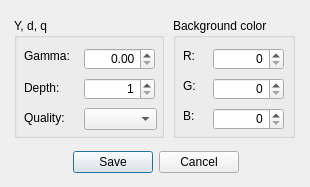
<?xml version="1.0" encoding="UTF-8"?>
<ui version="4.0">
 <class>Parameters</class>
 <widget class="QDialog" name="Parameters">
  <property name="geometry">
   <rect>
    <x>0</x>
    <y>0</y>
    <width>310</width>
    <height>187</height>
   </rect>
  </property>
  <property name="windowTitle">
   <string>Set parameters</string>
  </property>
  <widget class="QWidget" name="content" native="true">
   <property name="geometry">
    <rect>
     <x>0</x>
     <y>0</y>
     <width>311</width>
     <height>191</height>
    </rect>
   </property>
   <property name="sizePolicy">
    <sizepolicy hsizetype="Maximum" vsizetype="Maximum">
     <horstretch>0</horstretch>
     <verstretch>0</verstretch>
    </sizepolicy>
   </property>
   <property name="minimumSize">
    <size>
     <width>0</width>
     <height>0</height>
    </size>
   </property>
   <layout class="QVBoxLayout" name="verticalLayout">
    <property name="spacing">
     <number>5</number>
    </property>
    <property name="leftMargin">
     <number>10</number>
    </property>
    <property name="topMargin">
     <number>10</number>
    </property>
    <property name="rightMargin">
     <number>10</number>
    </property>
    <property name="bottomMargin">
     <number>10</number>
    </property>
    <item>
     <layout class="QHBoxLayout" name="horizontalLayout">
      <property name="sizeConstraint">
       <enum>QLayout::SetMinimumSize</enum>
      </property>
      <item>
       <widget class="QGroupBox" name="groupBox">
        <property name="sizePolicy">
         <sizepolicy hsizetype="Fixed" vsizetype="Fixed">
          <horstretch>0</horstretch>
          <verstretch>0</verstretch>
         </sizepolicy>
        </property>
        <property name="minimumSize">
         <size>
          <width>150</width>
          <height>120</height>
         </size>
        </property>
        <property name="title">
         <string>Y, d, q</string>
        </property>
        <widget class="QLabel" name="label">
         <property name="geometry">
          <rect>
           <x>10</x>
           <y>30</y>
           <width>51</width>
           <height>16</height>
          </rect>
         </property>
         <property name="text">
          <string>Gamma:</string>
         </property>
        </widget>
        <widget class="QDoubleSpinBox" name="i_gamma">
         <property name="geometry">
          <rect>
           <x>70</x>
           <y>30</y>
           <width>71</width>
           <height>22</height>
          </rect>
         </property>
         <property name="alignment">
          <set>Qt::AlignRight|Qt::AlignTrailing|Qt::AlignVCenter</set>
         </property>
         <property name="maximum">
          <double>10.000000000000000</double>
         </property>
         <property name="singleStep">
          <double>0.010000000000000</double>
         </property>
        </widget>
        <widget class="QLabel" name="label_13">
         <property name="geometry">
          <rect>
           <x>10</x>
           <y>60</y>
           <width>51</width>
           <height>20</height>
          </rect>
         </property>
         <property name="text">
          <string>Depth:</string>
         </property>
        </widget>
        <widget class="QSpinBox" name="i_depth">
         <property name="geometry">
          <rect>
           <x>70</x>
           <y>60</y>
           <width>71</width>
           <height>22</height>
          </rect>
         </property>
         <property name="alignment">
          <set>Qt::AlignRight|Qt::AlignTrailing|Qt::AlignVCenter</set>
         </property>
         <property name="minimum">
          <number>1</number>
         </property>
         <property name="maximum">
          <number>5</number>
         </property>
        </widget>
        <widget class="QComboBox" name="i_quality">
         <property name="geometry">
          <rect>
           <x>70</x>
           <y>90</y>
           <width>73</width>
           <height>22</height>
          </rect>
         </property>
         <property name="editable">
          <bool>false</bool>
         </property>
         <property name="currentText">
          <string/>
         </property>
         <property name="currentIndex">
          <number>-1</number>
         </property>
        </widget>
        <widget class="QLabel" name="label_14">
         <property name="geometry">
          <rect>
           <x>10</x>
           <y>90</y>
           <width>51</width>
           <height>20</height>
          </rect>
         </property>
         <property name="text">
          <string>Quality:</string>
         </property>
        </widget>
       </widget>
      </item>
      <item>
       <widget class="QGroupBox" name="groupBox_3">
        <property name="sizePolicy">
         <sizepolicy hsizetype="Fixed" vsizetype="Fixed">
          <horstretch>0</horstretch>
          <verstretch>0</verstretch>
         </sizepolicy>
        </property>
        <property name="minimumSize">
         <size>
          <width>120</width>
          <height>120</height>
         </size>
        </property>
        <property name="title">
         <string>Background color</string>
        </property>
        <widget class="QLabel" name="label_17">
         <property name="geometry">
          <rect>
           <x>10</x>
           <y>30</y>
           <width>21</width>
           <height>16</height>
          </rect>
         </property>
         <property name="text">
          <string>R:</string>
         </property>
        </widget>
        <widget class="QLabel" name="label_18">
         <property name="geometry">
          <rect>
           <x>10</x>
           <y>60</y>
           <width>16</width>
           <height>16</height>
          </rect>
         </property>
         <property name="text">
          <string>G:</string>
         </property>
        </widget>
        <widget class="QLabel" name="label_19">
         <property name="geometry">
          <rect>
           <x>10</x>
           <y>90</y>
           <width>16</width>
           <height>16</height>
          </rect>
         </property>
         <property name="text">
          <string>B:</string>
         </property>
        </widget>
        <widget class="QSpinBox" name="i_R">
         <property name="geometry">
          <rect>
           <x>40</x>
           <y>30</y>
           <width>71</width>
           <height>22</height>
          </rect>
         </property>
         <property name="alignment">
          <set>Qt::AlignRight|Qt::AlignTrailing|Qt::AlignVCenter</set>
         </property>
         <property name="maximum">
          <number>255</number>
         </property>
        </widget>
        <widget class="QSpinBox" name="i_G">
         <property name="geometry">
          <rect>
           <x>40</x>
           <y>60</y>
           <width>71</width>
           <height>22</height>
          </rect>
         </property>
         <property name="alignment">
          <set>Qt::AlignRight|Qt::AlignTrailing|Qt::AlignVCenter</set>
         </property>
         <property name="minimum">
          <number>0</number>
         </property>
         <property name="maximum">
          <number>255</number>
         </property>
         <property name="value">
          <number>0</number>
         </property>
        </widget>
        <widget class="QSpinBox" name="i_B">
         <property name="geometry">
          <rect>
           <x>40</x>
           <y>90</y>
           <width>71</width>
           <height>22</height>
          </rect>
         </property>
         <property name="alignment">
          <set>Qt::AlignRight|Qt::AlignTrailing|Qt::AlignVCenter</set>
         </property>
         <property name="minimum">
          <number>0</number>
         </property>
         <property name="maximum">
          <number>255</number>
         </property>
         <property name="value">
          <number>0</number>
         </property>
        </widget>
       </widget>
      </item>
     </layout>
    </item>
    <item>
     <widget class="QDialogButtonBox" name="buttonBox">
      <property name="standardButtons">
       <set>QDialogButtonBox::Cancel|QDialogButtonBox::Save</set>
      </property>
      <property name="centerButtons">
       <bool>true</bool>
      </property>
     </widget>
    </item>
   </layout>
  </widget>
 </widget>
 <resources/>
 <connections/>
</ui>
